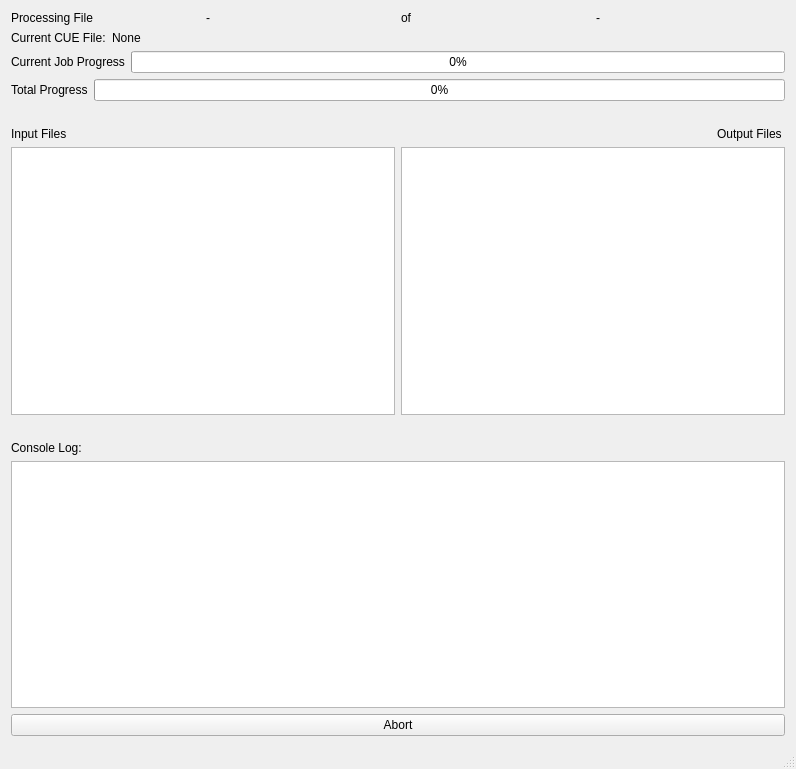
<?xml version="1.0" encoding="UTF-8"?>
<ui version="4.0">
 <class>MainWindow</class>
 <widget class="QMainWindow" name="MainWindow">
  <property name="geometry">
   <rect>
    <x>0</x>
    <y>0</y>
    <width>796</width>
    <height>769</height>
   </rect>
  </property>
  <property name="windowTitle">
   <string>CUEy Batch Processor</string>
  </property>
  <widget class="QWidget" name="centralWidget">
   <layout class="QVBoxLayout" name="verticalLayout_2">
    <item>
     <layout class="QHBoxLayout" name="horizontalLayout_2">
      <item>
       <widget class="QLabel" name="label_5">
        <property name="text">
         <string>Processing File</string>
        </property>
       </widget>
      </item>
      <item>
       <widget class="QLabel" name="bCurr">
        <property name="text">
         <string>-</string>
        </property>
       </widget>
      </item>
      <item>
       <widget class="QLabel" name="label_7">
        <property name="text">
         <string>of</string>
        </property>
       </widget>
      </item>
      <item>
       <widget class="QLabel" name="bSize">
        <property name="text">
         <string>-</string>
        </property>
       </widget>
      </item>
     </layout>
    </item>
    <item>
     <layout class="QHBoxLayout" name="horizontalLayout">
      <item>
       <widget class="QLabel" name="label_3">
        <property name="sizePolicy">
         <sizepolicy hsizetype="Minimum" vsizetype="Preferred">
          <horstretch>0</horstretch>
          <verstretch>0</verstretch>
         </sizepolicy>
        </property>
        <property name="text">
         <string>Current CUE File:</string>
        </property>
       </widget>
      </item>
      <item>
       <widget class="QLabel" name="cFileLabel">
        <property name="sizePolicy">
         <sizepolicy hsizetype="Expanding" vsizetype="Preferred">
          <horstretch>0</horstretch>
          <verstretch>0</verstretch>
         </sizepolicy>
        </property>
        <property name="text">
         <string>None</string>
        </property>
       </widget>
      </item>
     </layout>
    </item>
    <item>
     <layout class="QHBoxLayout" name="horizontalLayout_4">
      <item>
       <widget class="QLabel" name="label_10">
        <property name="text">
         <string>Current Job Progress</string>
        </property>
       </widget>
      </item>
      <item>
       <widget class="QProgressBar" name="cProBar">
        <property name="value">
         <number>0</number>
        </property>
       </widget>
      </item>
     </layout>
    </item>
    <item>
     <layout class="QHBoxLayout" name="horizontalLayout_3">
      <item>
       <widget class="QLabel" name="label_9">
        <property name="text">
         <string>Total Progress</string>
        </property>
       </widget>
      </item>
      <item>
       <widget class="QProgressBar" name="tProBar">
        <property name="value">
         <number>0</number>
        </property>
       </widget>
      </item>
     </layout>
    </item>
    <item>
     <spacer name="horizontalSpacer_2">
      <property name="orientation">
       <enum>Qt::Horizontal</enum>
      </property>
      <property name="sizeHint" stdset="0">
       <size>
        <width>40</width>
        <height>20</height>
       </size>
      </property>
     </spacer>
    </item>
    <item>
     <layout class="QGridLayout" name="gridLayout">
      <item row="1" column="1">
       <widget class="QListView" name="outView"/>
      </item>
      <item row="0" column="0">
       <widget class="QLabel" name="label">
        <property name="text">
         <string>Input Files</string>
        </property>
       </widget>
      </item>
      <item row="0" column="1">
       <widget class="QLabel" name="label_2">
        <property name="text">
         <string>Output Files </string>
        </property>
        <property name="alignment">
         <set>Qt::AlignRight|Qt::AlignTrailing|Qt::AlignVCenter</set>
        </property>
       </widget>
      </item>
      <item row="1" column="0">
       <widget class="QListView" name="inView"/>
      </item>
     </layout>
    </item>
    <item>
     <layout class="QVBoxLayout" name="verticalLayout">
      <item>
       <spacer name="horizontalSpacer">
        <property name="orientation">
         <enum>Qt::Horizontal</enum>
        </property>
        <property name="sizeHint" stdset="0">
         <size>
          <width>40</width>
          <height>20</height>
         </size>
        </property>
       </spacer>
      </item>
      <item>
       <widget class="QLabel" name="label_11">
        <property name="text">
         <string>Console Log:</string>
        </property>
       </widget>
      </item>
      <item>
       <widget class="QTextBrowser" name="cmdout"/>
      </item>
     </layout>
    </item>
    <item>
     <widget class="QPushButton" name="pushButton">
      <property name="text">
       <string>Abort</string>
      </property>
     </widget>
    </item>
   </layout>
  </widget>
  <widget class="QStatusBar" name="statusbar"/>
 </widget>
 <layoutdefault spacing="6" margin="11"/>
 <resources/>
 <connections/>
</ui>
